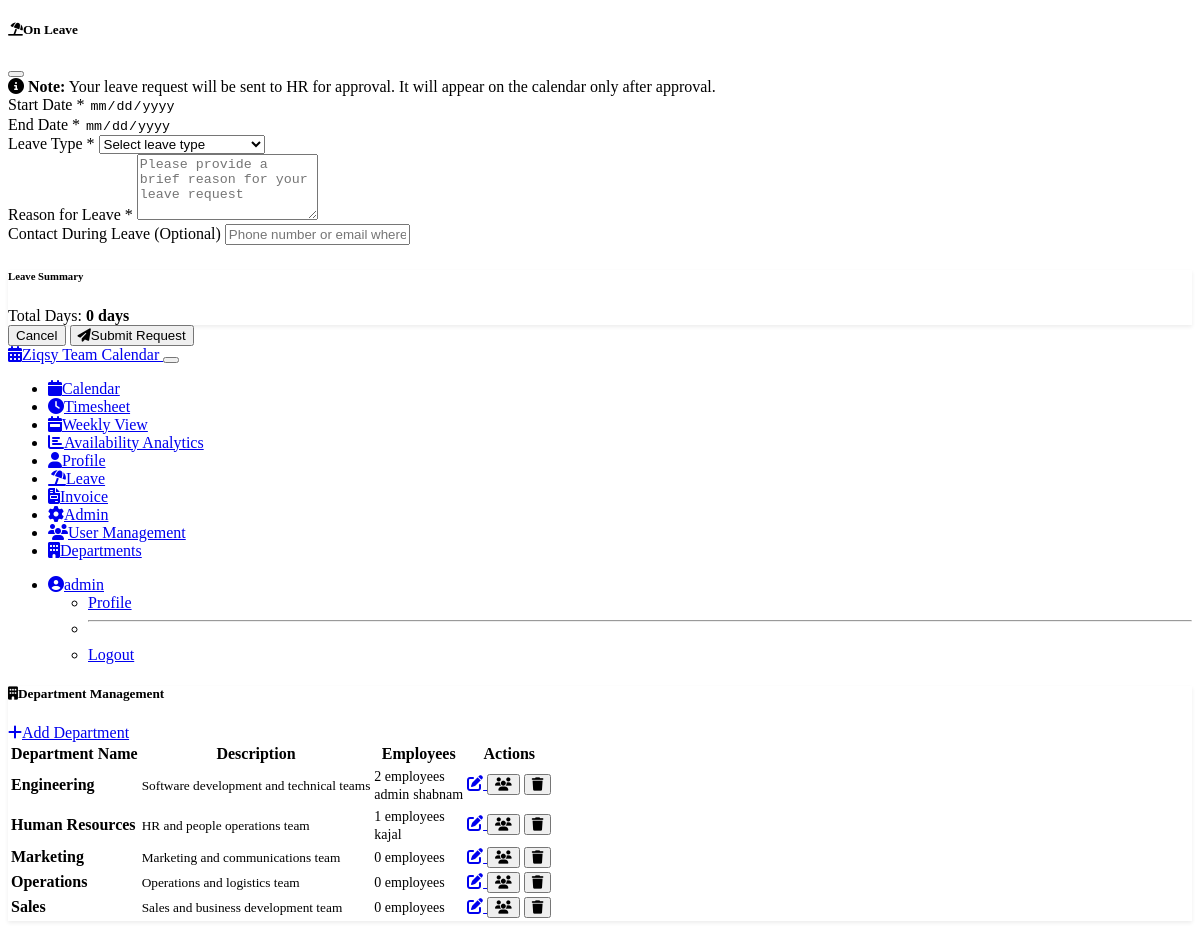
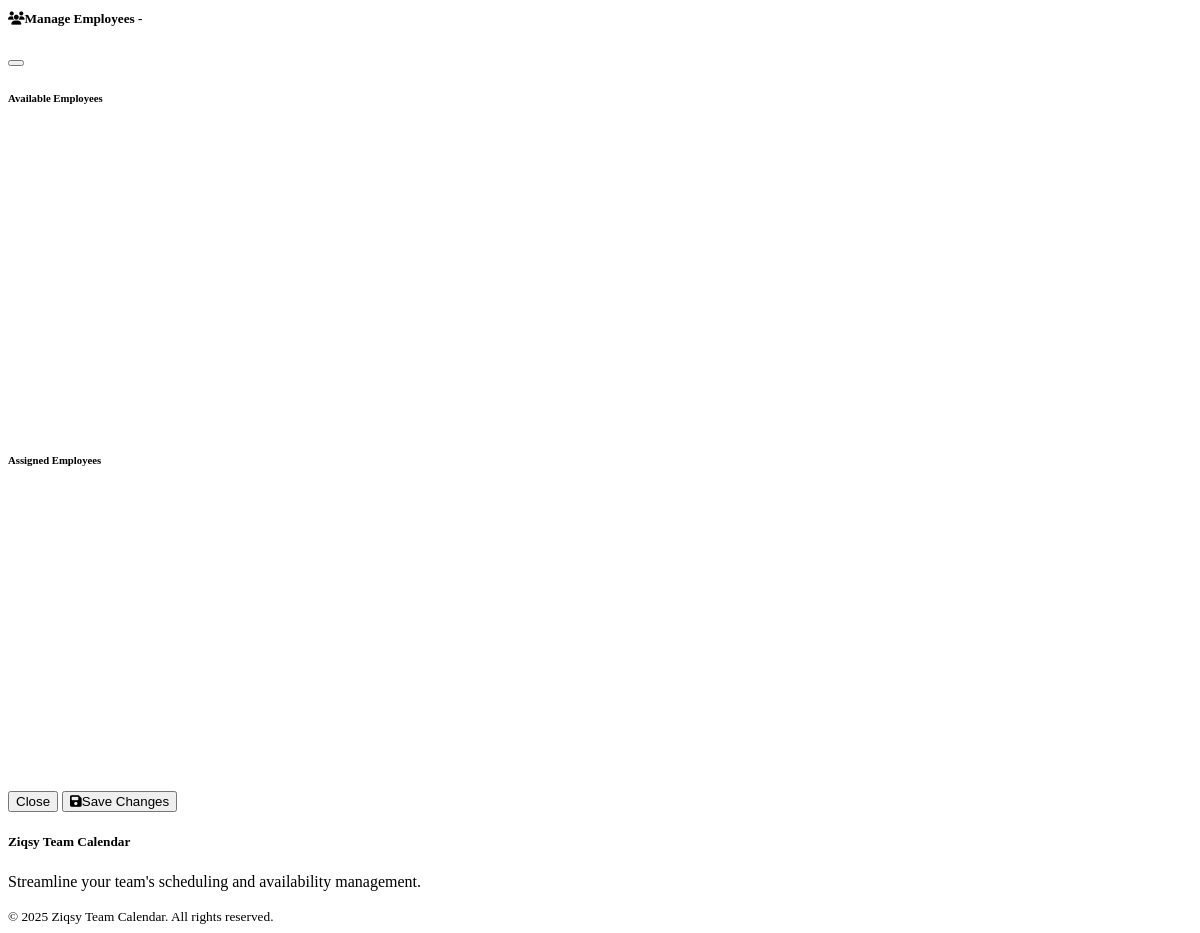
The page /admin/departments (signed in) on the database its author committed (2 pictures, top to bottom).
### models.py (models this page shows, shortened)
class User(UserMixin, db.Model):
    id = db.Column(db.Integer, primary_key=True)
    username = db.Column(db.String(64), unique=True, nullable=False)
    email = db.Column(db.String(120), unique=True, nullable=False)
    password_hash = db.Column(db.String(256), nullable=False)
    is_admin = db.Column(db.Boolean, default=False)
    approval_status = db.Column(db.String(20), default='pending')  # pending, approved, rejected
    approved_by = db.Column(db.Integer, db.ForeignKey('user.id'), nullable=True)  # Admin who approved
    approved_at = db.Column(db.DateTime, nullable=True)
    department_id = db.Column(db.Integer, db.ForeignKey('department.id'), nullable=True)  # User's department
    staff_number = db.Column(db.String(20), unique=True, nullable=True)  # Employee staff number
    hourly_rate = db.Column(db.Numeric(10, 2), default=10.00)  # Hourly pay rate
    standard_hours = db.Column(db.Integer, default=40)  # Standard weekly hours
    overtime_rate = db.Column(db.Numeric(10, 2), default=15.00)  # Overtime hourly rate
    default_start_time = db.Column(db.String(5), default='09:00')  # Format: HH:MM
    default_end_time = db.Column(db.String(5), default='17:00')    # Format: HH:MM
    timezone = db.Column(db.String(50), default='UTC')  # User's timezone (e.g., 'Asia/Kolkata', 'Europe/Berlin', 'Europe/London')
    created_at = db.Column(db.DateTime, default=func.now())
    role=db.Column(db.String(20), default='user')
    availability_slots = db.relationship('AvailabilitySlot', backref='user', lazy=True, cascade='all, delete-orphan')
    busy_slots = db.relationship('BusySlot', backref='user', lazy=True, cascade='all, delete-orphan')
    timesheet_entries = db.relationship('TimesheetEntry', backref='user', lazy=True, cascade='all, delete-orphan')
    user_status = db.relationship('UserStatus', backref='user', lazy=True, uselist=False, cascade='all, delete-orphan')
    manager_id = db.Column(db.Integer, db.ForeignKey('user.id'))
    manager = db.relationship('User', remote_side=[id], backref='team_members', foreign_keys=[manager_id])
    is_hr = db.Column(db.Boolean, default=False)

class Department(db.Model):
    __tablename__='department'
    id = db.Column(db.Integer, primary_key=True)
    name = db.Column(db.String(100), unique=True, nullable=False)
    description = db.Column(db.Text)
    created_at = db.Column(db.DateTime, default=func.now())
    users = db.relationship('User', backref='department', lazy=True)

### routes.py (the view)
@main_bp.route('/admin/departments')
@login_required
def admin_departments():
    if not current_user.is_admin:
        flash('Access denied. Admin privileges required.', 'danger')
        return redirect(url_for('main.calendar'))
    departments = Department.query.order_by(Department.name).all()
    return render_template('admin/departments.html', departments=departments)

### templates/admin/departments.html (shortened to what this page needs)
{% extends "base.html" %}
{% block content %}
<div class="row">
    <div class="col-12">
        <div class="card">
            <div class="card-header d-flex justify-content-between align-items-center">
                <h5 class="mb-0">
                    <i class="fas fa-building me-2"></i>Department Management
                </h5>
                <a href="{{ url_for('add_department') }}" class="btn btn-success btn-sm">
                    <i class="fas fa-plus me-1"></i>Add Department
                </a>
            </div>
            <div class="card-body">
                {% if departments %}
                <div class="table-responsive">
                    <table class="table table-hover">
                        <thead>
                            <tr>
                                <th>Department Name</th>
                                <th>Description</th>
                                <th>Employees</th>
                                <th>Actions</th>
                            </tr>
                        </thead>
                        <tbody>
                            {% for department in departments %}
                            <tr>
                                <td>
                                    <strong>{{ department.name }}</strong>
                                </td>
                                <td>
                                    <small class="text-muted">{{ department.description or 'No description' }}</small>
                                </td>
                                <td>
                                    <span class="badge bg-info">{{ department.users|length }} employees</span>
                                    {% if department.users %}
                                    <div class="mt-1">
                                        {% for user in department.users %}
                                        <span class="badge bg-secondary me-1">{{ user.username }}</span>
                                        {% endfor %}
                                    </div>
                                    {% endif %}
                                </td>
                                <td>
                                    <div class="btn-group" role="group">
                                        <a href="{{ url_for('edit_department', dept_id=department.id) }}"
                                           class="btn btn-primary btn-sm">
                                            <i class="fas fa-edit"></i>
                                        </a>
                                        <button class="btn btn-warning btn-sm"
                                                onclick="showManageEmployees({{ department.id }}, '{{ department.name }}')">
                                            <i class="fas fa-users"></i>
                                        </button>
                                        <button class="btn btn-danger btn-sm"
                                                onclick="deleteDepartment({{ department.id }}, '{{ department.name }}')">
                                            <i class="fas fa-trash"></i>
                                        </button>
                                    </div>
                                </td>
                            </tr>
                            {% endfor %}
                        </tbody>
                    </table>
                </div>
                {% endif %}
            </div>
        </div>
    </div>
</div>
<div class="modal fade" id="manageEmployeesModal" tabindex="-1">
    <div class="modal-dialog modal-lg">
        <div class="modal-content">
            <div class="modal-header">
                <h5 class="modal-title">
                    <i class="fas fa-users me-2"></i>Manage Employees -
                </h5>
                <button type="button" class="btn-close" data-bs-dismiss="modal"></button>
            </div>
            <div class="modal-body">
                <form id="manageEmployeesForm">
                    <div class="row">
                        <div class="col-md-6">
                            <h6>Available Employees</h6>
                            <div id="availableEmployees" class="border rounded p-3" style="height: 300px; overflow-y: auto;">
                            </div>
                        </div>
                        <div class="col-md-6">
                            <h6>Assigned Employees</h6>
                            <div id="assignedEmployees" class="border rounded p-3" style="height: 300px; overflow-y: auto;">
                            </div>
                        </div>
                    </div>
                </form>
            </div>
            <div class="modal-footer">
                <button type="button" class="btn btn-secondary" data-bs-dismiss="modal">Close</button>
                <button type="button" class="btn btn-success" onclick="saveEmployeeAssignments()">
                    <i class="fas fa-save me-1"></i>Save Changes
                </button>
            </div>
        </div>
    </div>
</div>
{% endblock %}

### templates/base.html (shortened to what this page needs)
<!DOCTYPE html>
<html lang="en" data-bs-theme="dark">
<head>
    <link href="https://cdn.replit.com/agent/bootstrap-agent-dark-theme.min.css" rel="stylesheet">
    <link rel="stylesheet" href="https://cdnjs.cloudflare.com/ajax/libs/font-awesome/6.4.0/css/all.min.css">
    <link href='https://cdn.jsdelivr.net/npm/fullcalendar@6.1.8/main.min.css' rel='stylesheet' />
    <link rel="stylesheet" href="{{ url_for('static', filename='css/custom.css') }}">
</head>
<body>
    {% include 'includes/leave_request_modal.html' %}
    <nav class="navbar navbar-expand-lg navbar-dark bg-dark">
        <div class="container">
            <a class="navbar-brand" href="{{ url_for('main.index') }}">
                <i class="fas fa-calendar-alt me-2"></i>Ziqsy Team Calendar
            </a>
            <button class="navbar-toggler" type="button" data-bs-toggle="collapse" data-bs-target="#navbarNav">
            </button>
            <div class="collapse navbar-collapse" id="navbarNav">
                <ul class="navbar-nav me-auto">
                    {% if current_user.is_authenticated %}
                    <li class="nav-item">
                        <a class="nav-link" href="{{ url_for('main.calendar') }}">
                            <i class="fas fa-calendar me-1"></i>Calendar
                        </a>
                    </li>
                    <li class="nav-item">
                        <a class="nav-link" href="{{ url_for('main.timesheet') }}">
                            <i class="fas fa-clock me-1"></i>Timesheet
                        </a>
                    </li>
                    <li class="nav-item">
                        <a class="nav-link" href="{{ url_for('main.weekly_timesheet') }}">
                            <i class="fas fa-calendar-week me-1"></i>Weekly View
                        </a>
                    </li>
                    {% if current_user.is_admin %}
                    <li class="nav-item">
                        <a class="nav-link" href="{{ url_for('main.availability_analytics_page') }}">
                            <i class="fas fa-chart-bar me-1"></i>Availability Analytics
                        </a>
                    </li>
                    {% endif %}
                    <li class="nav-item">
                        <a class="nav-link" href="{{ url_for('main.profile') }}">
                            <i class="fas fa-user me-1"></i>Profile
                        </a>
                    </li>
                    <li class="nav-item">
                        <a class="nav-link" href="{{ url_for('main.leave_requests_page') }}">
                            <i class="fas fa-umbrella-beach me-1"></i>Leave
                        </a>
                    </li>
                    <li class="nav-item">
                        <a class="nav-link" href="{{ url_for('main.generate_invoice', user_id=current_user.id) }}">
                            <i class="fas fa-file-invoice me-1"></i>Invoice
                        </a>
                    </li>
                    {% if current_user.is_admin %}
                    <li class="nav-item">
                        <a class="nav-link" href="{{ url_for('main.admin') }}">
                            <i class="fas fa-cog me-1"></i>Admin
                        </a>
                    </li>
                    <li class="nav-item">
                        <a class="nav-link" href="{{ url_for('main.admin_users') }}">
                            <i class="fas fa-users me-1"></i>User Management
                        </a>
                    </li>
                    <li class="nav-item">
                        <a class="nav-link" href="{{ url_for('main.admin_departments') }}">
                            <i class="fas fa-building me-1"></i>Departments
                        </a>
                    </li>
                    {% endif %}
                    {% endif %}
                </ul>
                <ul class="navbar-nav">
                    {% if current_user.is_authenticated %}
                    <li class="nav-item dropdown">
                        <a class="nav-link dropdown-toggle" href="#" id="navbarDropdown" role="button" data-bs-toggle="dropdown">
                            <i class="fas fa-user-circle me-1"></i>{{ current_user.username }}
                        </a>
                        <ul class="dropdown-menu">
                            <li><a class="dropdown-item" href="{{ url_for('main.profile') }}">Profile</a></li>
                            <li><hr class="dropdown-divider"></li>
                            <li><a class="dropdown-item" href="{{ url_for('main.logout') }}">Logout</a></li>
                        </ul>
                    </li>
                    {% endif %}
                </ul>
            </div>
        </div>
    </nav>
    <main class="container my-4">
        {% block content %}{% endblock %}
    </main>
    <footer class="bg-dark text-light py-4 mt-5">
        <div class="container">
            <div class="row">
                <div class="col-md-6">
                    <h5>Ziqsy Team Calendar</h5>
                    <p class="mb-0">Streamline your team's scheduling and availability management.</p>
                </div>
                <div class="col-md-6 text-md-end">
                    <small>&copy; 2025 Ziqsy Team Calendar. All rights reserved.</small>
                </div>
            </div>
        </div>
    </footer>
</body>
</html>

### rows shown on the page
User: username "admin"
Department: name "Engineering", description "Software development and technical teams", users|length "2"
User: username "shabnam"
Department: name "Human Resources", description "HR and people operations team", users|length "1"
User: username "kajal"
Department: name "Marketing", description "Marketing and communications team", users|length "0"
Department: name "Operations", description "Operations and logistics team", users|length "0"
Department: name "Sales", description "Sales and business development team", users|length "0"
